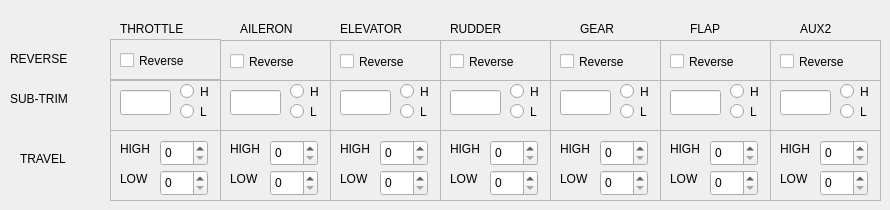
    <widget class="QWidget" name="Servo">
     <attribute name="title">
      <string>Servo</string>
     </attribute>
     <widget class="QLabel" name="Acro_label_13">
      <property name="geometry">
       <rect>
        <x>10</x>
        <y>50</y>
        <width>71</width>
        <height>17</height>
       </rect>
      </property>
      <property name="text">
       <string>REVERSE</string>
      </property>
     </widget>
     <widget class="QLabel" name="Acro_label_14">
      <property name="geometry">
       <rect>
        <x>120</x>
        <y>20</y>
        <width>81</width>
        <height>17</height>
       </rect>
      </property>
      <property name="text">
       <string>THROTTLE</string>
      </property>
     </widget>
     <widget class="QLabel" name="Acro_label_15">
      <property name="geometry">
       <rect>
        <x>240</x>
        <y>20</y>
        <width>71</width>
        <height>17</height>
       </rect>
      </property>
      <property name="text">
       <string>AILERON</string>
      </property>
     </widget>
     <widget class="QLabel" name="Acro_label_16">
      <property name="geometry">
       <rect>
        <x>340</x>
        <y>20</y>
        <width>81</width>
        <height>17</height>
       </rect>
      </property>
      <property name="text">
       <string>ELEVATOR</string>
      </property>
     </widget>
     <widget class="QLabel" name="Acro_label_17">
      <property name="geometry">
       <rect>
        <x>450</x>
        <y>20</y>
        <width>81</width>
        <height>17</height>
       </rect>
      </property>
      <property name="text">
       <string>RUDDER</string>
      </property>
     </widget>
     <widget class="QLabel" name="Acro_label_18">
      <property name="geometry">
       <rect>
        <x>580</x>
        <y>20</y>
        <width>51</width>
        <height>17</height>
       </rect>
      </property>
      <property name="text">
       <string>GEAR</string>
      </property>
     </widget>
     <widget class="QLabel" name="Acro_label_19">
      <property name="geometry">
       <rect>
        <x>690</x>
        <y>20</y>
        <width>51</width>
        <height>17</height>
       </rect>
      </property>
      <property name="text">
       <string>FLAP</string>
      </property>
     </widget>
     <widget class="QLabel" name="Acro_label_20">
      <property name="geometry">
       <rect>
        <x>800</x>
        <y>20</y>
        <width>51</width>
        <height>17</height>
       </rect>
      </property>
      <property name="text">
       <string>AUX2</string>
      </property>
     </widget>
     <widget class="QLabel" name="Acro_label_39">
      <property name="geometry">
       <rect>
        <x>10</x>
        <y>90</y>
        <width>71</width>
        <height>17</height>
       </rect>
      </property>
      <property name="text">
       <string>SUB-TRIM</string>
      </property>
     </widget>
     <widget class="QLabel" name="Acro_label_40">
      <property name="geometry">
       <rect>
        <x>20</x>
        <y>150</y>
        <width>71</width>
        <height>17</height>
       </rect>
      </property>
      <property name="text">
       <string>TRAVEL</string>
      </property>
     </widget>
     <widget class="QFrame" name="frame_4">
      <property name="geometry">
       <rect>
        <x>110</x>
        <y>80</y>
        <width>111</width>
        <height>51</height>
       </rect>
      </property>
      <property name="frameShape">
       <enum>QFrame::StyledPanel</enum>
      </property>
      <property name="frameShadow">
       <enum>QFrame::Raised</enum>
      </property>
      <widget class="QLineEdit" name="Acro_Thro_STrim_lineEdit">
       <property name="geometry">
        <rect>
         <x>10</x>
         <y>10</y>
         <width>51</width>
         <height>25</height>
        </rect>
       </property>
      </widget>
      <widget class="QRadioButton" name="Acro_Thro_STrim_H_radioButton">
       <property name="geometry">
        <rect>
         <x>70</x>
         <y>0</y>
         <width>41</width>
         <height>23</height>
        </rect>
       </property>
       <property name="text">
        <string>H</string>
       </property>
      </widget>
      <widget class="QRadioButton" name="Acro_Thro_STrim_L_radioButton">
       <property name="geometry">
        <rect>
         <x>70</x>
         <y>20</y>
         <width>41</width>
         <height>23</height>
        </rect>
       </property>
       <property name="text">
        <string>L</string>
       </property>
      </widget>
     </widget>
     <widget class="QFrame" name="frame_5">
      <property name="geometry">
       <rect>
        <x>220</x>
        <y>80</y>
        <width>111</width>
        <height>51</height>
       </rect>
      </property>
      <property name="frameShape">
       <enum>QFrame::StyledPanel</enum>
      </property>
      <property name="frameShadow">
       <enum>QFrame::Raised</enum>
      </property>
      <widget class="QLineEdit" name="Acro_Ail_STrim_lineEdit">
       <property name="geometry">
        <rect>
         <x>10</x>
         <y>10</y>
         <width>51</width>
         <height>25</height>
        </rect>
       </property>
      </widget>
      <widget class="QRadioButton" name="Acro_Ail_STrim_H_radioButton">
       <property name="geometry">
        <rect>
         <x>70</x>
         <y>0</y>
         <width>41</width>
         <height>23</height>
        </rect>
       </property>
       <property name="text">
        <string>H</string>
       </property>
      </widget>
      <widget class="QRadioButton" name="Acro_Ail_STrim_L_radioButton">
       <property name="geometry">
        <rect>
         <x>70</x>
         <y>20</y>
         <width>41</width>
         <height>23</height>
        </rect>
       </property>
       <property name="text">
        <string>L</string>
       </property>
      </widget>
     </widget>
     <widget class="QFrame" name="frame_6">
      <property name="geometry">
       <rect>
        <x>330</x>
        <y>80</y>
        <width>111</width>
        <height>51</height>
       </rect>
      </property>
      <property name="frameShape">
       <enum>QFrame::StyledPanel</enum>
      </property>
      <property name="frameShadow">
       <enum>QFrame::Raised</enum>
      </property>
      <widget class="QLineEdit" name="Acro_Ele_STrim_lineEdit">
       <property name="geometry">
        <rect>
         <x>10</x>
         <y>10</y>
         <width>51</width>
         <height>25</height>
        </rect>
       </property>
      </widget>
      <widget class="QRadioButton" name="Acro_Ele_STrim_H_radioButton">
       <property name="geometry">
        <rect>
         <x>70</x>
         <y>0</y>
         <width>41</width>
         <height>23</height>
        </rect>
       </property>
       <property name="text">
        <string>H</string>
       </property>
      </widget>
      <widget class="QRadioButton" name="Acro_Ele_STrim_L_radioButton">
       <property name="geometry">
        <rect>
         <x>70</x>
         <y>20</y>
         <width>41</width>
         <height>23</height>
        </rect>
       </property>
       <property name="text">
        <string>L</string>
       </property>
      </widget>
     </widget>
     <widget class="QFrame" name="frame_7">
      <property name="geometry">
       <rect>
        <x>440</x>
        <y>80</y>
        <width>111</width>
        <height>51</height>
       </rect>
      </property>
      <property name="frameShape">
       <enum>QFrame::StyledPanel</enum>
      </property>
      <property name="frameShadow">
       <enum>QFrame::Raised</enum>
      </property>
      <widget class="QLineEdit" name="Acro_Rud_STrim_lineEdit">
       <property name="geometry">
        <rect>
         <x>10</x>
         <y>10</y>
         <width>51</width>
         <height>25</height>
        </rect>
       </property>
      </widget>
      <widget class="QRadioButton" name="Acro_Rud_STrim_H_radioButton">
       <property name="geometry">
        <rect>
         <x>70</x>
         <y>0</y>
         <width>41</width>
         <height>23</height>
        </rect>
       </property>
       <property name="text">
        <string>H</string>
       </property>
      </widget>
      <widget class="QRadioButton" name="Acro_Rud_STrim_L_radioButton">
       <property name="geometry">
        <rect>
         <x>70</x>
         <y>20</y>
         <width>41</width>
         <height>23</height>
        </rect>
       </property>
       <property name="text">
        <string>L</string>
       </property>
      </widget>
     </widget>
     <widget class="QFrame" name="frame_8">
      <property name="geometry">
       <rect>
        <x>550</x>
        <y>80</y>
        <width>111</width>
        <height>51</height>
       </rect>
      </property>
      <property name="frameShape">
       <enum>QFrame::StyledPanel</enum>
      </property>
      <property name="frameShadow">
       <enum>QFrame::Raised</enum>
      </property>
      <widget class="QLineEdit" name="Acro_Gear_STrim_lineEdit">
       <property name="geometry">
        <rect>
         <x>10</x>
         <y>10</y>
         <width>51</width>
         <height>25</height>
        </rect>
       </property>
      </widget>
      <widget class="QRadioButton" name="Acro_Gear_STrim_H_radioButton">
       <property name="geometry">
        <rect>
         <x>70</x>
         <y>0</y>
         <width>41</width>
         <height>23</height>
        </rect>
       </property>
       <property name="text">
        <string>H</string>
       </property>
      </widget>
      <widget class="QRadioButton" name="Acro_Gear_STrim_L_radioButton">
       <property name="geometry">
        <rect>
         <x>70</x>
         <y>20</y>
         <width>41</width>
         <height>23</height>
        </rect>
       </property>
       <property name="text">
        <string>L</string>
       </property>
      </widget>
     </widget>
     <widget class="QFrame" name="frame_9">
      <property name="geometry">
       <rect>
        <x>660</x>
        <y>80</y>
        <width>111</width>
        <height>51</height>
       </rect>
      </property>
      <property name="frameShape">
       <enum>QFrame::StyledPanel</enum>
      </property>
      <property name="frameShadow">
       <enum>QFrame::Raised</enum>
      </property>
      <widget class="QLineEdit" name="Acro_Flap_STrim_lineEdit">
       <property name="geometry">
        <rect>
         <x>10</x>
         <y>10</y>
         <width>51</width>
         <height>25</height>
        </rect>
       </property>
      </widget>
      <widget class="QRadioButton" name="Acro_Flap_STrim_H_radioButton">
       <property name="geometry">
        <rect>
         <x>70</x>
         <y>0</y>
         <width>41</width>
         <height>23</height>
        </rect>
       </property>
       <property name="text">
        <string>H</string>
       </property>
      </widget>
      <widget class="QRadioButton" name="Acro_Flap_STrim_L_radioButton">
       <property name="geometry">
        <rect>
         <x>70</x>
         <y>20</y>
         <width>41</width>
         <height>23</height>
        </rect>
       </property>
       <property name="text">
        <string>L</string>
       </property>
      </widget>
     </widget>
     <widget class="QFrame" name="frame_10">
      <property name="geometry">
       <rect>
        <x>770</x>
        <y>80</y>
        <width>111</width>
        <height>51</height>
       </rect>
      </property>
      <property name="frameShape">
       <enum>QFrame::StyledPanel</enum>
      </property>
      <property name="frameShadow">
       <enum>QFrame::Raised</enum>
      </property>
      <widget class="QLineEdit" name="Acro_AUX2_ST_lineEdit">
       <property name="geometry">
        <rect>
         <x>10</x>
         <y>10</y>
         <width>51</width>
         <height>25</height>
        </rect>
       </property>
      </widget>
      <widget class="QRadioButton" name="Acro_AUX2_H_radioButton">
       <property name="geometry">
        <rect>
         <x>70</x>
         <y>0</y>
         <width>41</width>
         <height>23</height>
        </rect>
       </property>
       <property name="text">
        <string>H</string>
       </property>
      </widget>
      <widget class="QRadioButton" name="Acro_AUX2_ST_radioButton">
       <property name="geometry">
        <rect>
         <x>70</x>
         <y>20</y>
         <width>41</width>
         <height>23</height>
        </rect>
       </property>
       <property name="text">
        <string>L</string>
       </property>
      </widget>
     </widget>
     <widget class="QFrame" name="frame_11">
      <property name="geometry">
       <rect>
        <x>110</x>
        <y>130</y>
        <width>111</width>
        <height>71</height>
       </rect>
      </property>
      <property name="frameShape">
       <enum>QFrame::StyledPanel</enum>
      </property>
      <property name="frameShadow">
       <enum>QFrame::Raised</enum>
      </property>
      <widget class="QLabel" name="Acro_label_41">
       <property name="geometry">
        <rect>
         <x>10</x>
         <y>10</y>
         <width>41</width>
         <height>17</height>
        </rect>
       </property>
       <property name="text">
        <string>HIGH</string>
       </property>
      </widget>
      <widget class="QSpinBox" name="Acro_Thro_L_spinBox">
       <property name="geometry">
        <rect>
         <x>50</x>
         <y>40</y>
         <width>48</width>
         <height>26</height>
        </rect>
       </property>
      </widget>
      <widget class="QLabel" name="Acro_label_42">
       <property name="geometry">
        <rect>
         <x>10</x>
         <y>40</y>
         <width>41</width>
         <height>17</height>
        </rect>
       </property>
       <property name="text">
        <string>LOW</string>
       </property>
      </widget>
      <widget class="QSpinBox" name="Acro_Thro_H_spinBox">
       <property name="geometry">
        <rect>
         <x>50</x>
         <y>10</y>
         <width>48</width>
         <height>26</height>
        </rect>
       </property>
      </widget>
     </widget>
     <widget class="QFrame" name="frame_12">
      <property name="geometry">
       <rect>
        <x>220</x>
        <y>130</y>
        <width>111</width>
        <height>71</height>
       </rect>
      </property>
      <property name="frameShape">
       <enum>QFrame::StyledPanel</enum>
      </property>
      <property name="frameShadow">
       <enum>QFrame::Raised</enum>
      </property>
      <widget class="QLabel" name="Acro_label_43">
       <property name="geometry">
        <rect>
         <x>10</x>
         <y>10</y>
         <width>41</width>
         <height>17</height>
        </rect>
       </property>
       <property name="text">
        <string>HIGH</string>
       </property>
      </widget>
      <widget class="QSpinBox" name="Acro_Ail_L_spinBox">
       <property name="geometry">
        <rect>
         <x>50</x>
         <y>40</y>
         <width>48</width>
         <height>26</height>
        </rect>
       </property>
      </widget>
      <widget class="QLabel" name="Acro_label_44">
       <property name="geometry">
        <rect>
         <x>10</x>
         <y>40</y>
         <width>41</width>
         <height>17</height>
        </rect>
       </property>
       <property name="text">
        <string>LOW</string>
       </property>
      </widget>
      <widget class="QSpinBox" name="Acro_Ail_H_spinBox">
       <property name="geometry">
        <rect>
         <x>50</x>
         <y>10</y>
         <width>48</width>
         <height>26</height>
        </rect>
       </property>
      </widget>
     </widget>
     <widget class="QFrame" name="frame_13">
      <property name="geometry">
       <rect>
        <x>330</x>
        <y>130</y>
        <width>111</width>
        <height>71</height>
       </rect>
      </property>
      <property name="frameShape">
       <enum>QFrame::StyledPanel</enum>
      </property>
      <property name="frameShadow">
       <enum>QFrame::Raised</enum>
      </property>
      <widget class="QLabel" name="Acro_label_45">
       <property name="geometry">
        <rect>
         <x>10</x>
         <y>10</y>
         <width>41</width>
         <height>17</height>
        </rect>
       </property>
       <property name="text">
        <string>HIGH</string>
       </property>
      </widget>
      <widget class="QSpinBox" name="Acro_Ele_L_spinBox">
       <property name="geometry">
        <rect>
         <x>50</x>
         <y>40</y>
         <width>48</width>
         <height>26</height>
        </rect>
       </property>
      </widget>
      <widget class="QLabel" name="Acro_label_46">
       <property name="geometry">
        <rect>
         <x>10</x>
         <y>40</y>
         <width>41</width>
         <height>17</height>
        </rect>
       </property>
       <property name="text">
        <string>LOW</string>
       </property>
      </widget>
      <widget class="QSpinBox" name="Acro_Ele_H_spinBox">
       <property name="geometry">
        <rect>
         <x>50</x>
         <y>10</y>
         <width>48</width>
         <height>26</height>
        </rect>
       </property>
      </widget>
     </widget>
     <widget class="QFrame" name="frame_14">
      <property name="geometry">
       <rect>
        <x>440</x>
        <y>130</y>
        <width>111</width>
        <height>71</height>
       </rect>
      </property>
      <property name="frameShape">
       <enum>QFrame::StyledPanel</enum>
      </property>
      <property name="frameShadow">
       <enum>QFrame::Raised</enum>
      </property>
      <widget class="QLabel" name="Acro_label_47">
       <property name="geometry">
        <rect>
         <x>10</x>
         <y>10</y>
         <width>41</width>
         <height>17</height>
        </rect>
       </property>
       <property name="text">
        <string>HIGH</string>
       </property>
      </widget>
      <widget class="QSpinBox" name="Acro_Rud_L_spinBox">
       <property name="geometry">
        <rect>
         <x>50</x>
         <y>40</y>
         <width>48</width>
         <height>26</height>
        </rect>
       </property>
      </widget>
      <widget class="QLabel" name="Acro_label_48">
       <property name="geometry">
        <rect>
         <x>10</x>
         <y>40</y>
         <width>41</width>
         <height>17</height>
        </rect>
       </property>
       <property name="text">
        <string>LOW</string>
       </property>
      </widget>
      <widget class="QSpinBox" name="Acro_Rud_H_spinBox">
       <property name="geometry">
        <rect>
         <x>50</x>
         <y>10</y>
         <width>48</width>
         <height>26</height>
        </rect>
       </property>
      </widget>
     </widget>
     <widget class="QFrame" name="frame_15">
      <property name="geometry">
       <rect>
        <x>550</x>
        <y>130</y>
        <width>111</width>
        <height>71</height>
       </rect>
      </property>
      <property name="frameShape">
       <enum>QFrame::StyledPanel</enum>
      </property>
      <property name="frameShadow">
       <enum>QFrame::Raised</enum>
      </property>
      <widget class="QLabel" name="Acro_label_49">
       <property name="geometry">
        <rect>
         <x>10</x>
         <y>10</y>
         <width>41</width>
         <height>17</height>
        </rect>
       </property>
       <property name="text">
        <string>HIGH</string>
       </property>
      </widget>
      <widget class="QSpinBox" name="Acro_Gear_L_spinBox">
       <property name="geometry">
        <rect>
         <x>50</x>
         <y>40</y>
         <width>48</width>
         <height>26</height>
        </rect>
       </property>
      </widget>
      <widget class="QLabel" name="Acro_label_50">
       <property name="geometry">
        <rect>
         <x>10</x>
         <y>40</y>
         <width>41</width>
         <height>17</height>
        </rect>
       </property>
       <property name="text">
        <string>LOW</string>
       </property>
      </widget>
      <widget class="QSpinBox" name="Acro_Gear_H_spinBox">
       <property name="geometry">
        <rect>
         <x>50</x>
         <y>10</y>
         <width>48</width>
         <height>26</height>
        </rect>
       </property>
      </widget>
     </widget>
     <widget class="QFrame" name="frame_16">
      <property name="geometry">
       <rect>
        <x>660</x>
        <y>130</y>
        <width>111</width>
        <height>71</height>
       </rect>
      </property>
      <property name="frameShape">
       <enum>QFrame::StyledPanel</enum>
      </property>
      <property name="frameShadow">
       <enum>QFrame::Raised</enum>
      </property>
      <widget class="QLabel" name="Acro_label_51">
       <property name="geometry">
        <rect>
         <x>10</x>
         <y>10</y>
         <width>41</width>
         <height>17</height>
        </rect>
       </property>
       <property name="text">
        <string>HIGH</string>
       </property>
      </widget>
      <widget class="QSpinBox" name="Acro_Flap_L_spinBox">
       <property name="geometry">
        <rect>
         <x>50</x>
         <y>40</y>
         <width>48</width>
         <height>26</height>
        </rect>
       </property>
      </widget>
      <widget class="QLabel" name="Acro_label_52">
       <property name="geometry">
        <rect>
         <x>10</x>
         <y>40</y>
         <width>41</width>
         <height>17</height>
        </rect>
       </property>
       <property name="text">
        <string>LOW</string>
       </property>
      </widget>
      <widget class="QSpinBox" name="Acro_Flap_H_spinBox">
       <property name="geometry">
        <rect>
         <x>50</x>
         <y>10</y>
         <width>48</width>
         <height>26</height>
        </rect>
       </property>
      </widget>
     </widget>
     <widget class="QFrame" name="frame_17">
      <property name="geometry">
       <rect>
        <x>770</x>
        <y>130</y>
        <width>111</width>
        <height>71</height>
       </rect>
      </property>
      <property name="frameShape">
       <enum>QFrame::StyledPanel</enum>
      </property>
      <property name="frameShadow">
       <enum>QFrame::Raised</enum>
      </property>
      <widget class="QLabel" name="Acro_label_53">
       <property name="geometry">
        <rect>
         <x>10</x>
         <y>10</y>
         <width>41</width>
         <height>17</height>
        </rect>
       </property>
       <property name="text">
        <string>HIGH</string>
       </property>
      </widget>
      <widget class="QSpinBox" name="Acro_AUX2_L_spinBox">
       <property name="geometry">
        <rect>
         <x>50</x>
         <y>40</y>
         <width>48</width>
         <height>26</height>
        </rect>
       </property>
      </widget>
      <widget class="QLabel" name="Acro_label_54">
       <property name="geometry">
        <rect>
         <x>10</x>
         <y>40</y>
         <width>41</width>
         <height>17</height>
        </rect>
       </property>
       <property name="text">
        <string>LOW</string>
       </property>
      </widget>
      <widget class="QSpinBox" name="Acro_AUX2_H_spinBox_14">
       <property name="geometry">
        <rect>
         <x>50</x>
         <y>10</y>
         <width>48</width>
         <height>26</height>
        </rect>
       </property>
      </widget>
     </widget>
     <widget class="QFrame" name="frame_18">
      <property name="geometry">
       <rect>
        <x>110</x>
        <y>39</y>
        <width>111</width>
        <height>41</height>
       </rect>
      </property>
      <property name="frameShape">
       <enum>QFrame::StyledPanel</enum>
      </property>
      <property name="frameShadow">
       <enum>QFrame::Raised</enum>
      </property>
      <widget class="QCheckBox" name="Acro_Thro_Rev_checkBox">
       <property name="geometry">
        <rect>
         <x>10</x>
         <y>10</y>
         <width>92</width>
         <height>23</height>
        </rect>
       </property>
       <property name="text">
        <string>Reverse</string>
       </property>
      </widget>
     </widget>
     <widget class="QFrame" name="frame_19">
      <property name="geometry">
       <rect>
        <x>220</x>
        <y>40</y>
        <width>111</width>
        <height>41</height>
       </rect>
      </property>
      <property name="frameShape">
       <enum>QFrame::StyledPanel</enum>
      </property>
      <property name="frameShadow">
       <enum>QFrame::Raised</enum>
      </property>
      <widget class="QCheckBox" name="Acro_Ail_Rev_checkBox">
       <property name="geometry">
        <rect>
         <x>10</x>
         <y>10</y>
         <width>92</width>
         <height>23</height>
        </rect>
       </property>
       <property name="text">
        <string>Reverse</string>
       </property>
      </widget>
     </widget>
     <widget class="QFrame" name="frame_20">
      <property name="geometry">
       <rect>
        <x>330</x>
        <y>40</y>
        <width>111</width>
        <height>41</height>
       </rect>
      </property>
      <property name="frameShape">
       <enum>QFrame::StyledPanel</enum>
      </property>
      <property name="frameShadow">
       <enum>QFrame::Raised</enum>
      </property>
      <widget class="QCheckBox" name="Acro_Ele_Rev_checkBox">
       <property name="geometry">
        <rect>
         <x>10</x>
         <y>10</y>
         <width>92</width>
         <height>23</height>
        </rect>
       </property>
       <property name="text">
        <string>Reverse</string>
       </property>
      </widget>
     </widget>
     <widget class="QFrame" name="frame_21">
      <property name="geometry">
       <rect>
        <x>440</x>
        <y>40</y>
        <width>111</width>
        <height>41</height>
       </rect>
      </property>
      <property name="frameShape">
       <enum>QFrame::StyledPanel</enum>
      </property>
      <property name="frameShadow">
       <enum>QFrame::Raised</enum>
      </property>
      <widget class="QCheckBox" name="Acro_Rud_Rev_checkBox">
       <property name="geometry">
        <rect>
         <x>10</x>
         <y>10</y>
         <width>92</width>
         <height>23</height>
        </rect>
       </property>
       <property name="text">
        <string>Reverse</string>
       </property>
      </widget>
     </widget>
     <widget class="QFrame" name="frame_22">
      <property name="geometry">
       <rect>
        <x>550</x>
        <y>40</y>
        <width>111</width>
        <height>41</height>
       </rect>
      </property>
      <property name="frameShape">
       <enum>QFrame::StyledPanel</enum>
      </property>
      <property name="frameShadow">
       <enum>QFrame::Raised</enum>
      </property>
      <widget class="QCheckBox" name="Acro_Gear_Rev_checkBox">
       <property name="geometry">
        <rect>
         <x>10</x>
         <y>10</y>
         <width>92</width>
         <height>23</height>
        </rect>
       </property>
       <property name="text">
        <string>Reverse</string>
       </property>
      </widget>
     </widget>
     <widget class="QFrame" name="frame_23">
      <property name="geometry">
       <rect>
        <x>660</x>
        <y>40</y>
        <width>111</width>
        <height>41</height>
       </rect>
      </property>
      <property name="frameShape">
       <enum>QFrame::StyledPanel</enum>
      </property>
      <property name="frameShadow">
       <enum>QFrame::Raised</enum>
      </property>
      <widget class="QCheckBox" name="Acro_Flap_Rev_checkBox">
       <property name="geometry">
        <rect>
         <x>10</x>
         <y>10</y>
         <width>92</width>
         <height>23</height>
        </rect>
       </property>
       <property name="text">
        <string>Reverse</string>
       </property>
      </widget>
     </widget>
     <widget class="QFrame" name="frame_24">
      <property name="geometry">
       <rect>
        <x>770</x>
        <y>40</y>
        <width>111</width>
        <height>41</height>
       </rect>
      </property>
      <property name="frameShape">
       <enum>QFrame::StyledPanel</enum>
      </property>
      <property name="frameShadow">
       <enum>QFrame::Raised</enum>
      </property>
      <widget class="QCheckBox" name="Acro_AUX2_Rev_checkBox">
       <property name="geometry">
        <rect>
         <x>10</x>
         <y>10</y>
         <width>92</width>
         <height>23</height>
        </rect>
       </property>
       <property name="text">
        <string>Reverse</string>
       </property>
      </widget>
     </widget>
    </widget>
